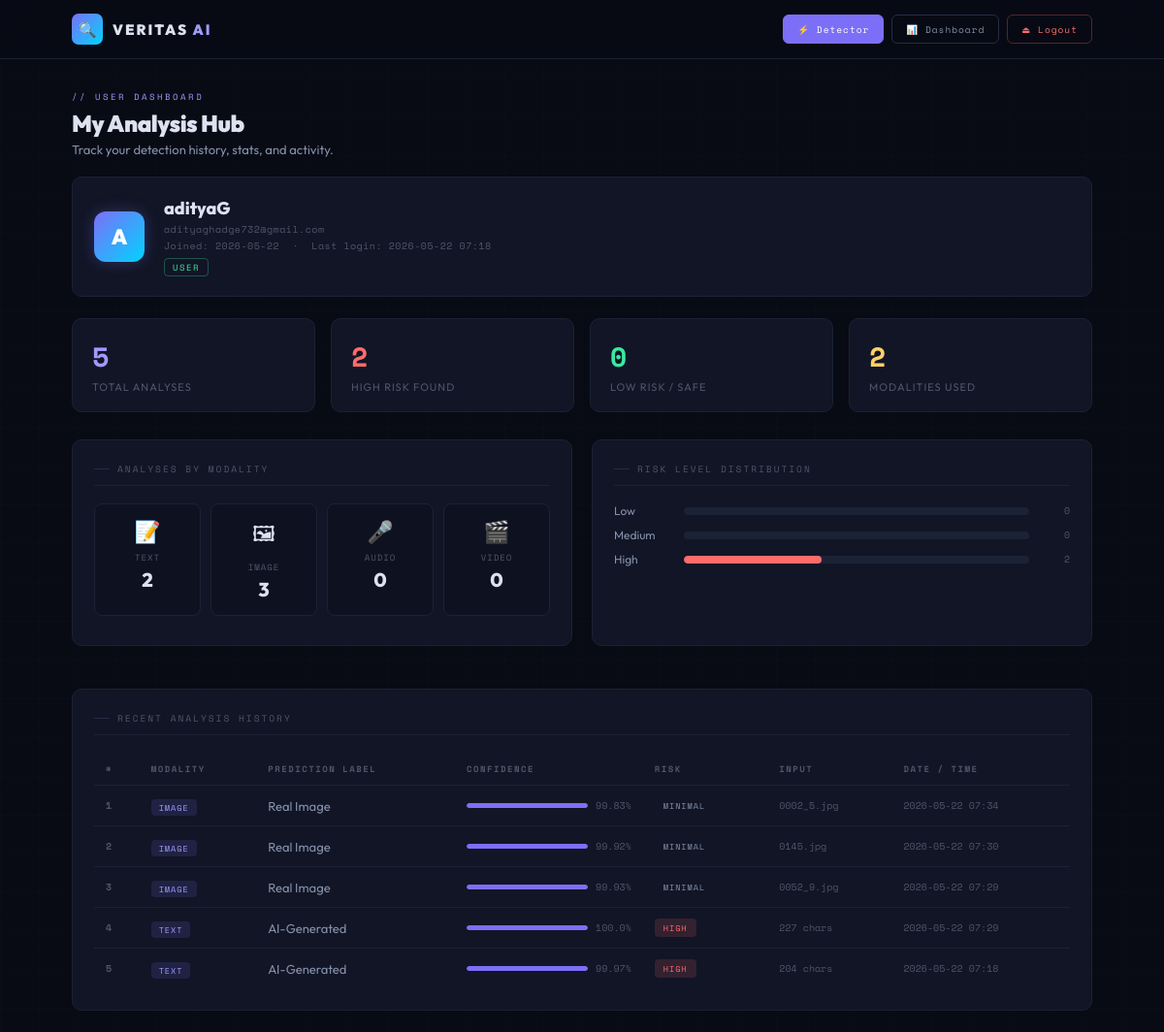
The app's page /dashboard (signed in) with its own data.
### tables this page shows
CREATE TABLE users (
            id            INTEGER PRIMARY KEY AUTOINCREMENT,
            username      TEXT    NOT NULL UNIQUE,
            email         TEXT    NOT NULL UNIQUE,
            password_hash TEXT    NOT NULL,
            role          TEXT    NOT NULL DEFAULT 'user',
            created_at    TEXT    NOT NULL,
            last_login    TEXT
        );

CREATE TABLE analyses (
            id            INTEGER PRIMARY KEY AUTOINCREMENT,
            user_id       INTEGER NOT NULL REFERENCES users(id),
            modality      TEXT    NOT NULL,
            label         TEXT    NOT NULL,
            confidence    REAL    NOT NULL,
            risk_level    TEXT    NOT NULL,
            input_name    TEXT,
            created_at    TEXT    NOT NULL
        );

### app.py (the view)
@app.route('/dashboard')
@login_required
def dashboard():
    user    = current_user()
    history = get_user_history(session['user_id'], limit=15)
    stats   = get_user_stats(session['user_id'])
    return render_template('dashboard.html', user=user, history=history, stats=stats)

### app.py (called while the page is built)
@app.context_processor
def inject_user():
    return {'current_user': current_user()}

### auth.py (called while the page is built)
def get_db():
    if 'db' not in g:
        g.db = sqlite3.connect(DB_PATH, detect_types=sqlite3.PARSE_DECLTYPES)
        g.db.row_factory = sqlite3.Row
        g.db.execute("PRAGMA journal_mode=WAL")
        g.db.execute("PRAGMA foreign_keys=ON")
    return g.db

def current_user():
    if 'user_id' not in session:
        return None
    db   = get_db()
    user = db.execute(
        "SELECT id,username,email,role,created_at,last_login FROM users WHERE id=?",
        (session['user_id'],)
    ).fetchone()
    return dict(user) if user else None

def login_required(f):
    @functools.wraps(f)
    def decorated(*args, **kwargs):
        if 'user_id' not in session:
            return redirect(url_for('login', next=request.url))
        return f(*args, **kwargs)
    return decorated

def get_user_history(user_id, limit=20):
    db   = get_db()
    rows = db.execute(
        "SELECT * FROM analyses WHERE user_id=? ORDER BY created_at DESC LIMIT ?",
        (user_id, limit)
    ).fetchall()
    return [dict(r) for r in rows]

def get_user_stats(user_id):
    db    = get_db()
    total = db.execute(
        "SELECT COUNT(*) as n FROM analyses WHERE user_id=?", (user_id,)
    ).fetchone()['n']
    by_modality = db.execute(
        "SELECT modality, COUNT(*) as n FROM analyses WHERE user_id=? GROUP BY modality", (user_id,)
    ).fetchall()
    by_risk = db.execute(
        "SELECT risk_level, COUNT(*) as n FROM analyses WHERE user_id=? GROUP BY risk_level", (user_id,)
    ).fetchall()
    by_label = db.execute(
        "SELECT label, COUNT(*) as n FROM analyses WHERE user_id=? GROUP BY label ORDER BY n DESC LIMIT 5", (user_id,)
    ).fetchall()
    return {
        'total':       total,
        'by_modality': {r['modality']: r['n'] for r in by_modality},
        'by_risk':     {r['risk_level']: r['n'] for r in by_risk},
        'by_label':    [dict(r) for r in by_label],
    }

### templates/dashboard.html (shortened to what this page needs)
<!DOCTYPE html>
<html lang="en">
<head>
</head>
<body>
<header>
  <div class="wrap hdr">
    <a class="logo" href="/">
      <div class="logo-box">🔍</div>
      <span class="logo-name">VERITAS<span> AI</span></span>
    </a>
    <div class="hdr-nav">
      <a href="/" class="nav-btn solid">⚡ Detector</a>
      <a href="/dashboard" class="nav-btn outline">📊 Dashboard</a>
      <a href="/logout" class="nav-btn danger">⏏ Logout</a>
    </div>
  </div>
</header>
<div class="wrap">
  <div class="page-head">
    <span class="sup">// USER DASHBOARD</span>
    <h1>My Analysis Hub</h1>
    <p>Track your detection history, stats, and activity.</p>
  </div>
  <div class="user-card">
    <div class="avatar">{{ user.username[0].upper() }}</div>
    <div>
      <div class="user-name">{{ user.username }}</div>
      <div class="user-meta">{{ user.email }}</div>
      <div class="user-meta" style="margin-top:2px">
        Joined: {{ user.created_at[:10] if user.created_at else '—' }}
        &nbsp;·&nbsp;
        Last login: {{ user.last_login[:16].replace('T',' ') if user.last_login else 'Now' }}
      </div>
      <div class="user-role">{{ user.role|upper }}</div>
    </div>
  </div>
  <div class="stat-grid">
    <div class="stat-card">
      <div class="stat-num c-violet">{{ stats.total }}</div>
      <div class="stat-label">Total Analyses</div>
    </div>
    <div class="stat-card">
      <div class="stat-num c-coral">{{ stats.by_risk.get('High', 0) }}</div>
      <div class="stat-label">High Risk Found</div>
    </div>
    <div class="stat-card">
      <div class="stat-num c-green">{{ stats.by_risk.get('Low', 0) }}</div>
      <div class="stat-label">Low Risk / Safe</div>
    </div>
    <div class="stat-card">
      <div class="stat-num c-yellow">{{ stats.by_modality|length }}</div>
      <div class="stat-label">Modalities Used</div>
    </div>
  </div>
  <div style="display:grid;grid-template-columns:1fr 1fr;gap:20px;margin-bottom:22px">
    <div class="section">
      <div class="section-title">Analyses by Modality</div>
      <div class="mod-grid">
        {% set icons = {'text':'📝','image':'🖼','audio':'🎤','video':'🎬'} %}
        {% for mod in ['text','image','audio','video'] %}
        <div class="mod-pill">
          <div class="mod-icon">{{ icons[mod] }}</div>
          <div class="mod-name">{{ mod }}</div>
          <div class="mod-count">{{ stats.by_modality.get(mod, 0) }}</div>
        </div>
        {% endfor %}
      </div>
    </div>
    <div class="section">
      <div class="section-title">Risk Level Distribution</div>
      {% set total = stats.total if stats.total > 0 else 1 %}
      {% for level in ['Low','Medium','High'] %}
      {% set count = stats.by_risk.get(level, 0) %}
      <div class="risk-row">
        <span class="risk-label">{{ level }}</span>
        <div class="risk-track">
          <div class="risk-fill {{ level }}" data-w="{{ (count/total*100)|round|int }}"></div>
        </div>
        <span class="risk-val">{{ count }}</span>
      </div>
      {% endfor %}
    </div>
  </div>
  <div class="section">
    <div class="section-title">Recent Analysis History</div>
    {% if history %}
    <table>
      <thead>
        <tr>
          <th>#</th>
          <th>Modality</th>
          <th>Prediction Label</th>
          <th>Confidence</th>
          <th>Risk</th>
          <th>Input</th>
          <th>Date / Time</th>
        </tr>
      </thead>
      <tbody>
        {% for row in history %}
        <tr>
          <td style="color:var(--text3);font-family:var(--mono);font-size:10px">{{ loop.index }}</td>
          <td><span class="mod-tag">{{ row.modality }}</span></td>
          <td>{{ row.label }}</td>
          <td>
            <div class="conf-bar">
              <div class="conf-track">
                <div class="conf-fill" data-confidence="{{ row.confidence or 0 }}"></div>
              </div>
              <span style="font-family:var(--mono);font-size:10px;color:var(--text3);white-space:nowrap">{{ row.confidence }}%</span>
            </div>
          </td>
          <td><span class="badge {{ row.risk_level }}">{{ row.risk_level }}</span></td>
          <td style="font-family:var(--mono);font-size:10px;color:var(--text3);max-width:120px;overflow:hidden;text-overflow:ellipsis;white-space:nowrap">
            {{ row.input_name or '—' }}
          </td>
          <td style="font-family:var(--mono);font-size:10px;color:var(--text3);white-space:nowrap">
            {{ row.created_at[:16] if row.created_at else '—' }}
          </td>
        </tr>
        {% endfor %}
      </tbody>
    </table>
    {% else %}
    <div class="empty-state">
      <div class="empty-icon">📭</div>
      <div>No analyses yet.</div>
      <div style="margin-top:8px"><a href="/" style="color:var(--violet2);text-decoration:none">Run your first analysis →</a></div>
    </div>
    {% endif %}
  </div>
</div>
</body>
</html>

### records on screen
users: username "A", username "adityaG", email "adityaghadge732@gmail.com", created_at "2026-05-22", last_login "2026-05-22 07:18", role "USER"
analyses: risk_level "High", id "2", modality "TEXT", label "AI-Generated", confidence "100.0", risk_level "HIGH", input_name "227 chars", created_at "2026-05-22 07:29"
analyses: modality "IMAGE", label "Real Image", confidence "99.83", risk_level "MINIMAL", input_name "0002_5.jpg", created_at "2026-05-22 07:34"
analyses: modality "IMAGE", label "Real Image", confidence "99.92", risk_level "MINIMAL", input_name "0145.jpg", created_at "2026-05-22 07:30"
analyses: modality "IMAGE", label "Real Image", confidence "99.93", risk_level "MINIMAL", input_name "0052_9.jpg", created_at "2026-05-22 07:29"
analyses: modality "TEXT", label "AI-Generated", confidence "99.97", risk_level "HIGH", input_name "204 chars", created_at "2026-05-22 07:18"

### other values on screen
{{ stats.total }} "5"
{{ stats.by_risk.get('High', 0) }} "2"
{{ stats.by_risk.get('Low', 0) }} "0"
{{ stats.by_modality|length }} "2"
{{ icons[mod] }} "📝" "🖼" "🎤" "🎬"
{{ mod }} "TEXT" "IMAGE" "AUDIO" "VIDEO"
{{ stats.by_modality.get(mod, 0) }} "2" "3" "0" "0"
{{ level }} "Low" "Medium"
{{ count }} "0" "0"
